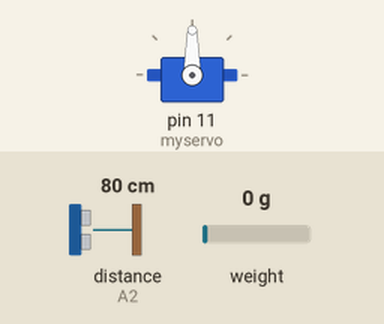
Recording of a sketch running on a simulated Arduino Uno, built with avr-gcc and run on an emulated ATmega328P. On the bench: servo. Wiring (inferred from the names in the program): ultrasonic range finder: trigger A3; echo A2. The test bench sets the inputs (shaded band); at power-on: distance to the obstacle (sensor on A2) 80 cm, weight on the scale 0 g. The echo pulse lasts 58.3 µs per cm; what the sketch prints to the serial monitor is not drawn.

Above: at 0.1 s.
At 1.1 s:
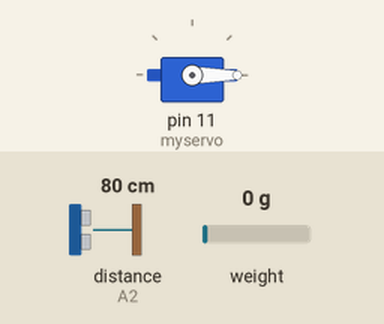
Timing chart, 0 to 2.6 s (numbered marks = the images above):
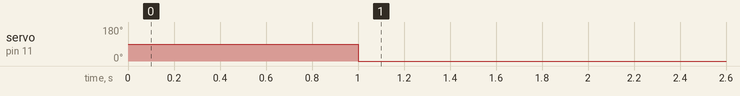

The sketch:

prototype.ino
```cpp
#include <HX711.h>

#include <Servo.h>
#include "HX711.h"
const int LOADCELL_DOUT_PIN = 10;
const int LOADCELL_SCK_PIN = 9;
float      distance;
const int  echo=A2;                          //ultrasonic echo pin
const int  trig=A3;                          // ultrasonic trig pin
// HX711 circuit wiring
Servo myservo;
HX711 scale;

int pos=0;


void setup() {
  // put your setup code here, to run once:
  Serial.begin(9600);
  myservo.attach(11);
  scale.begin(LOADCELL_DOUT_PIN, LOADCELL_SCK_PIN); // HX711 PIN
  scale.set_scale(2280.f);                      // this value is obtained by calibrating the scale with known weights; see the README for details
  scale.tare();               // reset the scale to 0

  pinMode(echo,INPUT);                       //  ultrasoic setting
  pinMode(trig,OUTPUT);                      //
}

void loop() {
  // put your main code here, to run repeatedly:
//  myservo.write(0);
//  for(pos = 0; pos < 180; pos += 1)
//  {
//    myservo.write(pos);
//    delay(15);
//  }
//  for(pos = 180; pos>=1; pos-=1)
//  {
//    myservo.write(pos);
//    delay(15);
//  }
  myservo.write(0);
  double distance, weight;
  digitalWrite(trig,LOW);
  delayMicroseconds(20);
  digitalWrite(trig,HIGH);
  delayMicroseconds(20);
  digitalWrite(trig,LOW);
  distance  = pulseIn(echo,HIGH);
  distance  = distance*340/2/10000;
  if(distance>150)distance=0;
  weight=scale.get_units();
  if(abs(weight<5))weight=0;
  else weight*=15.4;
  Serial.print("weight reading: ");
  Serial.print(weight);
  Serial.print("g\ndistance: ");
  Serial.print(distance);
  Serial.println("cm\n");
  scale.power_down();              // put the ADC in sleep mode
  delay(1000);
  scale.power_up();
}
```

Measured:
- by itself, servo on pin 11 (myservo): 90° → 0° at 1.0 s
